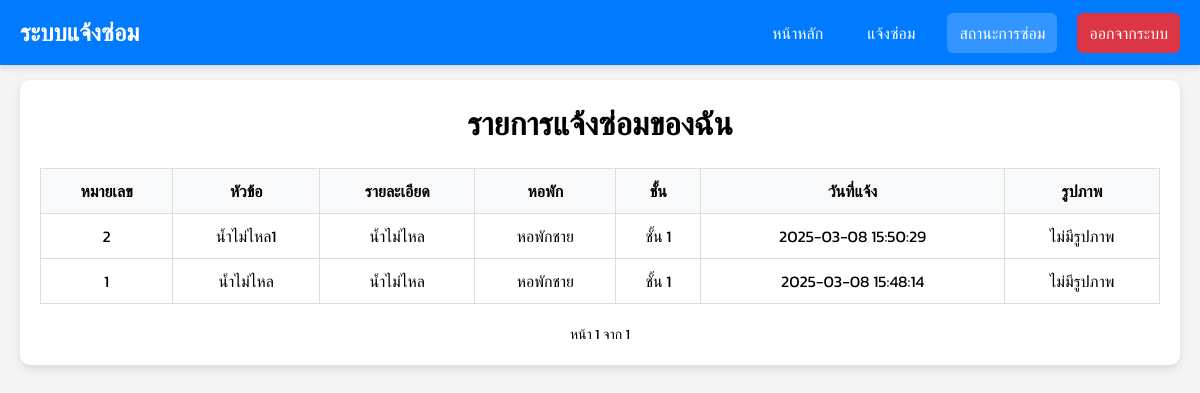
The page /UserReports.php (signed in) on the database its author committed.
### tables this page shows
CREATE TABLE `reports` (
  `ReportID` int(11) NOT NULL COMMENT 'ID เก็บการรายงานต่างๆ',
  `NameReport` varchar(255) NOT NULL COMMENT 'หัวข้อชื่อรายงาน',
  `Description` text NOT NULL COMMENT 'รายะเอียดปัญหา',
  `FloorID` int(11) NOT NULL COMMENT 'หมายเลขชั้น',
  `UserID` int(11) NOT NULL COMMENT 'เก็บIDคนแจ้ง',
  `Picture` varchar(255) DEFAULT NULL COMMENT 'รูปภาพ',
  `Created_at` timestamp NOT NULL DEFAULT current_timestamp() ON UPDATE current_timestamp() COMMENT 'แจ้งเมื่อเวลา',
  `DormID` int(11) NOT NULL COMMENT 'ID หอ'
);

CREATE TABLE `dorms` (
  `DormID` int(11) NOT NULL,
  `DormName` varchar(255) NOT NULL COMMENT 'ชื่อหอ'
);

CREATE TABLE `floors` (
  `FloorID` int(11) NOT NULL,
  `FloorName` text NOT NULL
);

### UserReports.php (the view, shortened to what this page needs)
<?php
$hostname = "localhost";
$username = "root";
$password = "";
$dbname = "repair_system";
$conn = new mysqli($hostname, $username, $password, $dbname);
$UserID = $_SESSION["UserID"];
$items_per_page = 5;
$page = isset($_GET['page']) ? (int)$_GET['page'] : 1;
$offset = ($page - 1) * $items_per_page;
$count_sql = "SELECT COUNT(*) AS total FROM reports WHERE UserID = ?";
$count_stmt = $conn->prepare($count_sql);
$count_stmt->bind_param("i", $UserID);
$count_stmt->execute();
$count_result = $count_stmt->get_result();
$total_items = $count_result->fetch_assoc()['total'];
$total_pages = ceil($total_items / $items_per_page);
$sql = "SELECT r.ReportID, r.NameReport, r.Description, r.Picture, r.Created_at,
               f.FloorName, d.DormName
        FROM reports r
        JOIN floors f ON r.FloorID = f.FloorID
        JOIN dorms d ON r.DormID = d.DormID
        WHERE r.UserID = ?
        ORDER BY r.Created_at DESC
        LIMIT ?, ?";
$stmt = $conn->prepare($sql);
$stmt->bind_param("iii", $UserID, $offset, $items_per_page);
$stmt->execute();
$result = $stmt->get_result();
?>
<!DOCTYPE html>
<html lang="th">
<head>
    <link rel="stylesheet" href="css/NavbarReport.css">
    <link rel="stylesheet" href="css/reportUser.css">
</head>
<body>
    <nav class="navbar">
        <a href="#" class="navbar-brand">ระบบแจ้งซ่อม</a>
        <ul class="navbar-nav">
            <li class="nav-item"><a href="User.php?UserID=<?php echo $_SESSION['UserID']; ?>" class="nav-link">หน้าหลัก</a></li>
            <li class="nav-item"><a href="Report.php?UserID=<?php echo $_SESSION['UserID']; ?>" class="nav-link">แจ้งซ่อม</a></li>
            <li class="nav-item"><a href="#" class="nav-link active">สถานะการซ่อม</a></li>
            <li class="nav-item"><a href="logout.php" class="nav-link logout">ออกจากระบบ</a></li>
        </ul>
    </nav>
    <div class="container">
        <div class="report-container">
            <h1>รายการแจ้งซ่อมของฉัน</h1>
            <?php if ($result->num_rows > 0) { ?>
                <table class="report-table">
                    <thead>
                        <tr>
                            <th>หมายเลข</th>
                            <th>หัวข้อ</th>
                            <th>รายละเอียด</th>
                            <th>หอพัก</th>
                            <th>ชั้น</th>
                            <th>วันที่แจ้ง</th>
                            <th>รูปภาพ</th>
                        </tr>
                    </thead>
                    <tbody>
                        <?php while ($row = $result->fetch_assoc()) { ?>
                            <tr>
                                <td><?php echo $row["ReportID"]; ?></td>
                                <td><?php echo $row["NameReport"]; ?></td>
                                <td><?php echo $row["Description"]; ?></td>
                                <td><?php echo $row["DormName"]; ?></td>
                                <td><?php echo $row["FloorName"]; ?></td>
                                <td><?php echo $row["Created_at"]; ?></td>
                                <td>
                                    <?php if (!empty($row["Picture"])) { ?>
                                        <img src="uploads/<?php echo $row["Picture"]; ?>" alt="รูปภาพแจ้งซ่อม" class="report-img">
                                    <?php } else { ?>
                                        ไม่มีรูปภาพ
                                    <?php } ?>
                                </td>
                            </tr>
                        <?php } ?>
                    </tbody>
                </table>
                <div class="pagination">
                    <span class="page-info">หน้า <?php echo $page; ?> จาก <?php echo $total_pages; ?></span>
                </div>
            <?php } else { ?>
                <p class="no-data">ยังไม่มีการแจ้งซ่อม</p>
            <?php } ?>
        </div>
    </div>
</body>
</html>

### css/NavbarReport.css (style rules this page uses)
.navbar { background-color: #007bff; padding: 15px 20px; display: flex; justify-content: space-between; align-items: center; box-shadow: 0 4px 6px rgba(0, 0, 0, 0.1); position: fixed; top: 0; left: 0; width: 100%; z-index: 1000; }
.navbar-brand { color: white; font-size: 24px; font-weight: 700; text-decoration: none; }
.navbar-nav { list-style: none; display: flex; margin: 0; padding: 0; }
.nav-item { margin-left: 20px; }
.nav-link { color: white; text-decoration: none; font-size: 16px; font-weight: 500; padding: 8px 12px; border-radius: 6px; transition: background-color 0.3s, color 0.3s; }
.nav-link.active { background-color: rgba(255, 255, 255, 0.2); }
.nav-link.logout { background-color: #dc3545; }

### css/reportUser.css (style rules this page uses)
* { margin: 0; padding: 0; box-sizing: border-box; font-family: "Kanit", sans-serif; }
body { background-color: #f4f4f4; padding: 20px; padding-top: 80px; }
.container { max-width: 1200px; margin: auto; background: #fff; padding: 20px; border-radius: 10px; box-shadow: 0px 4px 8px rgba(0, 0, 0, 0.1); }
h1 { text-align: center; margin-bottom: 20px; }
.report-table { width: 100%; border-collapse: collapse; margin-top: 20px; }
.report-table th, .report-table td { border: 1px solid #ddd; padding: 10px; text-align: center; }
.report-table th { background-color: #f8f9fa; }
.pagination { display: flex; justify-content: center; align-items: center; margin-top: 20px; }
.page-info { margin: 0 10px; font-size: 14px; }
.navbar { background-color: #007bff; padding: 15px 20px; display: flex; justify-content: space-between; align-items: center; box-shadow: 0 4px 6px rgba(0, 0, 0, 0.1); position: fixed; top: 0; left: 0; width: 100%; z-index: 1000; }
.navbar-brand { color: white; font-size: 24px; font-weight: 700; text-decoration: none; }
.navbar-nav { list-style: none; display: flex; margin: 0; padding: 0; }
.nav-item { margin-left: 20px; }
.nav-link { color: white; text-decoration: none; font-size: 16px; font-weight: 500; padding: 8px 12px; border-radius: 6px; transition: background-color 0.3s, color 0.3s; }
.nav-link.active { background-color: rgba(255, 255, 255, 0.2); }
.nav-link.logout { background-color: #dc3545; }

### rows shown on the page
reports: ReportID "2", NameReport "น้ำไม่ไหล1", Description "น้ำไม่ไหล", DormID.DormName "หอพักชาย", FloorID.FloorName "ชั้น 1", Created_at "2025-03-08 15:50:29", shows "ไม่มีรูปภาพ"
reports: ReportID "1", NameReport "น้ำไม่ไหล", Description "น้ำไม่ไหล", DormID.DormName "หอพักชาย", FloorID.FloorName "ชั้น 1", Created_at "2025-03-08 15:48:14", shows "ไม่มีรูปภาพ"

### other values the page prints
$page "1"
$total_pages "1"
